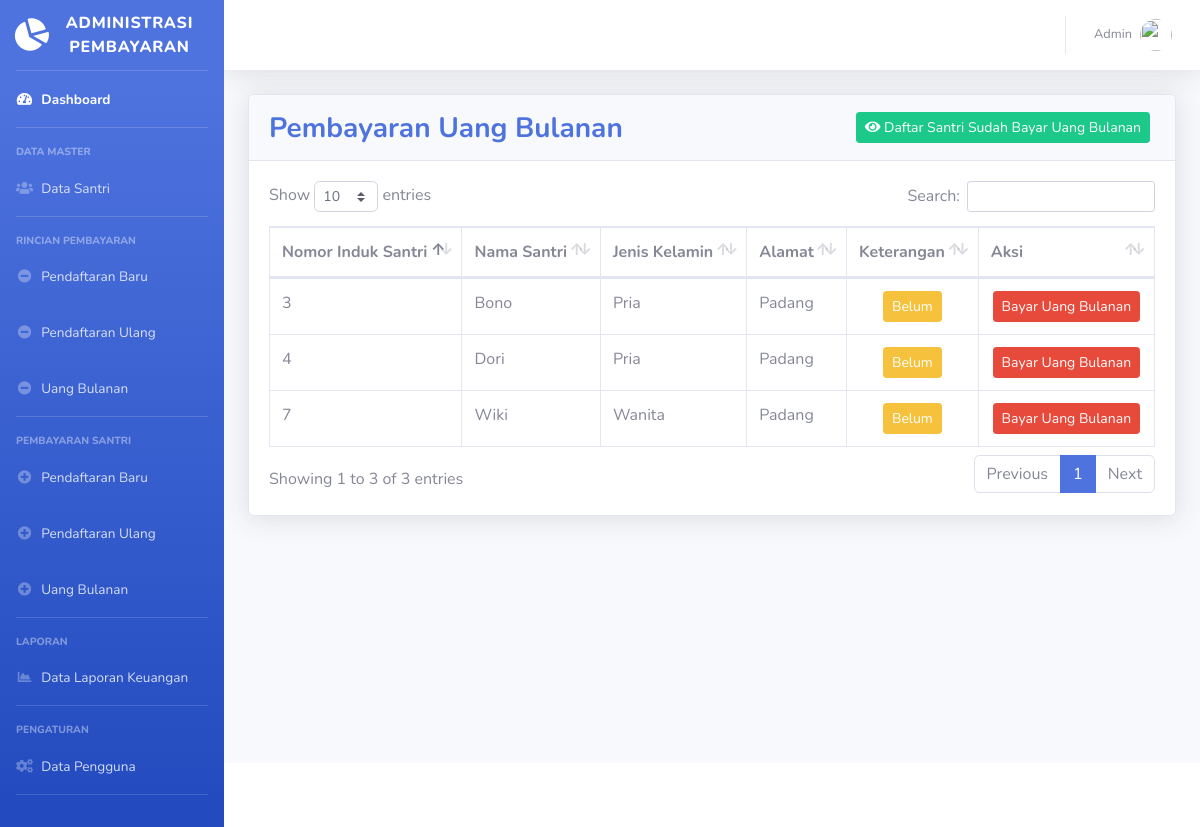
Page /uang-bulanan.php (signed in) on the committed database.
### tables this page shows
CREATE TABLE `santri` (
  `id` int(11) NOT NULL,
  `id_santri` varchar(30) NOT NULL,
  `nama_santri` varchar(50) DEFAULT NULL,
  `jenis_kelamin` varchar(10) DEFAULT NULL,
  `alamat` varchar(50) DEFAULT NULL,
  `ayah_santri` varchar(50) DEFAULT NULL,
  `ibu_santri` varchar(50) DEFAULT NULL,
  `status` varchar(10) DEFAULT NULL,
  `tahun_masuk` varchar(30) NOT NULL,
  `semester` varchar(30) DEFAULT NULL,
  `daftar_ulang` varchar(30) DEFAULT NULL,
  `uang_bulanan` varchar(30) DEFAULT NULL
);

### cek-sesi.php (called while the page is built, shortened)
<?php
require 'koneksi.php';
if (isset($_COOKIE['logged_username'])) {
	if (isset($_COOKIE['logged_akses'])) {
		$username = $_COOKIE['logged_username'];
		$query = mysqli_query($koneksi, "SELECT * FROM admin WHERE username = '${username}'");
		$logged_user = mysqli_fetch_assoc($query);
	}
	else {
		unset($_COOKIE['logged_username']);
		unset($_COOKIE['logged_akses']);
		setcookie('username', null, -1);
		setcookie('hak_akses', null, -1);
		header('location:login.php');
	}
}
else  {
	unset($_COOKIE['logged_username']);
	unset($_COOKIE['logged_akses']);
	setcookie('username', null, -1);
	setcookie('hak_akses', null, -1);
	header('location:login.php');
}
?>

### uang-bulanan.php (the view, shortened to what this page needs)
<?php
  require 'cek-sesi.php';
?>
<!DOCTYPE html>
<html lang="en">
<head>
  <link href="vendor/fontawesome-free/css/all.min.css" rel="stylesheet" type="text/css">
  <link href="css/sb-admin-2.min.css" rel="stylesheet">
  <link href="vendor/datatables/dataTables.bootstrap4.min.css" rel="stylesheet">
</head>
<body id="page-top">
<?php require 'koneksi.php'; ?>
<?php require 'sidebar.php'; ?>
      <div id="content">
<?php require 'navbar.php'; ?>
        <div class="container-fluid">
          <div class="card shadow mb-4">
            <div class="card-header">
			<div class="float-left">
              <h3 style="margin-top: 5px !important;" class="m-0 font-weight-bold text-primary">Pembayaran Uang Bulanan</h3>
			 </div>
			 <div class="float-right">
			  <a style="margin:5px" href="sudah-uang-bulanan.php" class="btn btn-success btn-sm"><i class="fa fa-eye"></i> Daftar Santri Sudah Bayar Uang Bulanan</a>
			  </div>
            </div>
            <div class="card-body">
              <div class="table-responsive">
                <table class="table table-bordered" id="dataTable" width="100%" cellspacing="0">
                  <thead>
                    <tr>
                      <th>Nomor Induk Santri</th>
                      <th>Nama Santri</th>
                      <th>Jenis Kelamin</th>
                      <th>Alamat</th>
					  <th>Keterangan</th>
					  <th>Aksi</th>
                    </tr>
                  </thead>
                  <tbody>
				  <?php
$query = mysqli_query($koneksi,"SELECT * FROM santri WHERE status='Lama' AND uang_bulanan='Belum'");
while ($data = mysqli_fetch_assoc($query))
{
?>
                    <tr>
                      <td><?=$data['id']?></td>
                      <td><?=$data['nama_santri']?></td>
                      <td><?=$data['jenis_kelamin']?></td>
                      <td><?=$data['alamat']?></td>
					  <td style="text-align:center;"><span class="btn btn-warning btn-sm"><?=$data['uang_bulanan']?></span></td>
					  <td style="text-align:center;">
<a title="Bayar Uang Bulanan" href="#" type="button" class="btn btn-danger btn-sm" data-toggle="modal" data-target="#myModal<?php echo $data['id']; ?>">Bayar Uang Bulanan</a>
</td>
</tr>
<?php
}
?>
                  </tbody>
                </table>
              </div>
            </div>
          </div>
        </div>
      </div>
<?php require 'footer.php'?>
    </div>
  </div>
</body>
</html>

### user.php (shortened to what this page needs)
<ul class="navbar-nav ml-auto">
  <li class="nav-item dropdown no-arrow">
    <a class="nav-link dropdown-toggle" href="#" id="adminDropdown" role="button" data-toggle="dropdown" aria-haspopup="true" aria-expanded="false">
      <span class="mr-2 d-none d-lg-inline text-gray-600 small"><?=((isset($logged_user)) ? $logged_user['nama'] : 'Tidak ada data profil')?></span>
      <img class="img-profile rounded-circle" src="http://localhost/Aplikasi Administrasi Pembayaran Santri/img/admin.png">
    </a>
  </li>
</ul>

### rows in the picture
santri: id "3", nama_santri "Bono", jenis_kelamin "Pria", alamat "Padang", uang_bulanan "Belum"
santri: id "4", nama_santri "Dori", jenis_kelamin "Pria", alamat "Padang", uang_bulanan "Belum"
santri: id "7", nama_santri "Wiki", jenis_kelamin "Wanita", alamat "Padang", uang_bulanan "Belum"

### other values in the picture
$logged_user['nama'] "Admin"
